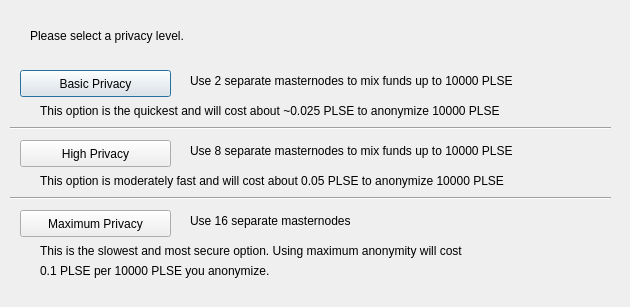
<?xml version="1.0" encoding="UTF-8"?>
<ui version="4.0">
 <class>ObfuscationConfig</class>
 <widget class="QDialog" name="ObfuscationConfig">
  <property name="geometry">
   <rect>
    <x>0</x>
    <y>0</y>
    <width>630</width>
    <height>307</height>
   </rect>
  </property>
  <property name="windowTitle">
   <string>Configure Obfuscation</string>
  </property>
  <widget class="QPushButton" name="buttonBasic">
   <property name="geometry">
    <rect>
     <x>20</x>
     <y>70</y>
     <width>151</width>
     <height>27</height>
    </rect>
   </property>
   <property name="text">
    <string>Basic Privacy</string>
   </property>
  </widget>
  <widget class="QPushButton" name="buttonHigh">
   <property name="geometry">
    <rect>
     <x>20</x>
     <y>140</y>
     <width>151</width>
     <height>27</height>
    </rect>
   </property>
   <property name="text">
    <string>High Privacy</string>
   </property>
  </widget>
  <widget class="QPushButton" name="buttonMax">
   <property name="geometry">
    <rect>
     <x>20</x>
     <y>210</y>
     <width>151</width>
     <height>27</height>
    </rect>
   </property>
   <property name="text">
    <string>Maximum Privacy</string>
   </property>
  </widget>
  <widget class="QLabel" name="label">
   <property name="geometry">
    <rect>
     <x>30</x>
     <y>20</y>
     <width>571</width>
     <height>31</height>
    </rect>
   </property>
   <property name="text">
    <string>Please select a privacy level.</string>
   </property>
  </widget>
  <widget class="QLabel" name="label_2">
   <property name="geometry">
    <rect>
     <x>190</x>
     <y>70</y>
     <width>421</width>
     <height>21</height>
    </rect>
   </property>
   <property name="text">
    <string>Use 2 separate masternodes to mix funds up to 10000 PLSE</string>
   </property>
  </widget>
  <widget class="QLabel" name="label_3">
   <property name="geometry">
    <rect>
     <x>190</x>
     <y>140</y>
     <width>411</width>
     <height>21</height>
    </rect>
   </property>
   <property name="text">
    <string>Use 8 separate masternodes to mix funds up to 10000 PLSE</string>
   </property>
  </widget>
  <widget class="QLabel" name="label_4">
   <property name="geometry">
    <rect>
     <x>190</x>
     <y>210</y>
     <width>421</width>
     <height>21</height>
    </rect>
   </property>
   <property name="text">
    <string>Use 16 separate masternodes</string>
   </property>
  </widget>
  <widget class="QLabel" name="label_6">
   <property name="geometry">
    <rect>
     <x>40</x>
     <y>100</y>
     <width>561</width>
     <height>21</height>
    </rect>
   </property>
   <property name="text">
    <string>This option is the quickest and will cost about ~0.025 PLSE to anonymize 10000 PLSE</string>
   </property>
  </widget>
  <widget class="QLabel" name="label_7">
   <property name="geometry">
    <rect>
     <x>40</x>
     <y>170</y>
     <width>561</width>
     <height>21</height>
    </rect>
   </property>
   <property name="text">
    <string>This option is moderately fast and will cost about 0.05 PLSE to anonymize 10000 PLSE</string>
   </property>
  </widget>
  <widget class="QLabel" name="label_8">
   <property name="geometry">
    <rect>
     <x>40</x>
     <y>240</y>
     <width>561</width>
     <height>21</height>
    </rect>
   </property>
   <property name="text">
    <string>This is the slowest and most secure option. Using maximum anonymity will cost</string>
   </property>
  </widget>
  <widget class="QLabel" name="label_9">
   <property name="geometry">
    <rect>
     <x>40</x>
     <y>260</y>
     <width>561</width>
     <height>21</height>
    </rect>
   </property>
   <property name="text">
    <string>0.1 PLSE per 10000 PLSE you anonymize.</string>
   </property>
  </widget>
  <widget class="Line" name="line">
   <property name="geometry">
    <rect>
     <x>10</x>
     <y>120</y>
     <width>601</width>
     <height>16</height>
    </rect>
   </property>
   <property name="orientation">
    <enum>Qt::Horizontal</enum>
   </property>
  </widget>
  <widget class="Line" name="line_2">
   <property name="geometry">
    <rect>
     <x>10</x>
     <y>190</y>
     <width>601</width>
     <height>16</height>
    </rect>
   </property>
   <property name="orientation">
    <enum>Qt::Horizontal</enum>
   </property>
  </widget>
 </widget>
 <resources/>
 <connections/>
</ui>
